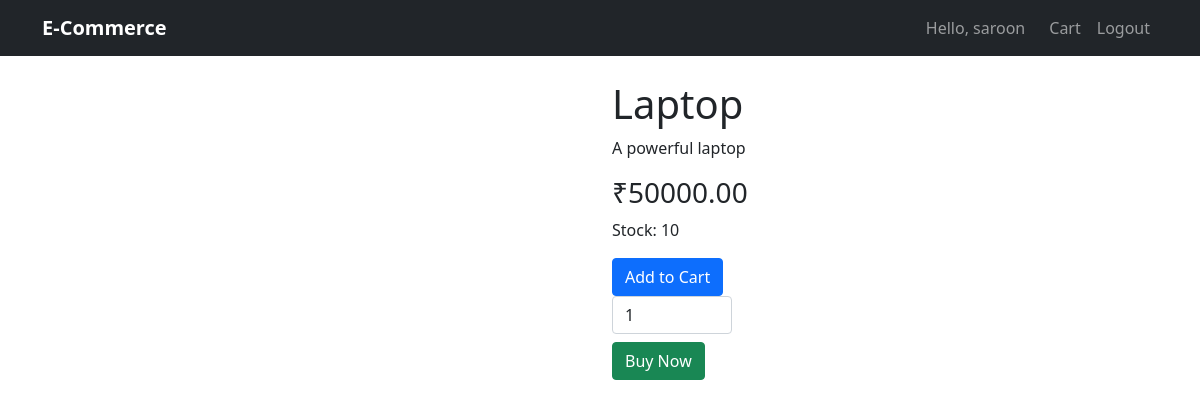
/product/1/ (signed in), run on the app's committed database.
### shop/models.py (models this page shows, shortened)
class Product(models.Model):
    name = models.CharField(max_length=255)
    description = models.TextField()
    price = models.DecimalField(max_digits=10, decimal_places=2, validators=[MinValueValidator(Decimal('0.01'))])
    stock = models.PositiveIntegerField()
    image = models.ImageField(upload_to='products/', blank=True, null=True)
    created_at = models.DateTimeField(auto_now_add=True)

### shop/views.py (the view)
# urls.py: path('product/<int:pk>/', views.product_detail, name='product_detail'),
def product_detail(request, pk):
    product = get_object_or_404(Product, pk=pk)
    return render(request, 'shop/product_detail.html', {'product': product})

### shop/context_processors.py (called while the page is built)
def cart_count(request):
    cart = get_or_create_cart(request)
    count = cart.cartitem_set.count()
    return {
        'cart_count': count
    }

### shop/views.py (called while the page is built)
def get_or_create_cart(request):
    if request.user.is_authenticated:
        cart, created = Cart.objects.get_or_create(user=request.user)
    else:
        if not request.session.session_key:
            request.session.create()
        cart, created = Cart.objects.get_or_create(session_id=request.session.session_key)
    return cart

### shop/templates/shop/product_detail.html (shortened to what this page needs)
{% extends 'shop/base.html' %}
{% block content %}
<div class="row">
    <div class="col-md-6">
    </div>
    <div class="col-md-6">
        <h1>{{ product.name }}</h1>
        <p>{{ product.description }}</p>
        <h3>₹{{ product.price }}</h3>
        <p>Stock: {{ product.stock }}</p>
        {% if product.stock > 0 %}
            <a data-product-id="{{ product.id }}"  class="btn btn-primary add-to-cart-btn">Add to Cart</a>
            <form method="post" action="{% url 'buy_now' product.pk %}">
                <input type="number"
                    name="quantity"
                    value="1"
                    min="1"
                    class="form-control mb-2"
                    style="width:120px;">
                <button type="submit" class="btn btn-success">
                    Buy Now
                </button>
            </form>
        {% else %}
            <button class="btn btn-secondary" disabled>Out of Stock</button>
        {% endif %}
    </div>
</div>
{% endblock %}

### shop/templates/shop/base.html (shortened to what this page needs)
<!DOCTYPE html>
<html lang="en">
<head>
    <link href="https://cdn.jsdelivr.net/npm/bootstrap@5.1.3/dist/css/bootstrap.min.css" rel="stylesheet">
</head>
<body>
    <nav class="navbar navbar-expand-lg navbar-dark bg-dark fixed-top">
        <div class="container">
            <a class="navbar-brand" href="{% url 'product_list' %}">E-Commerce</a>
            <div class="navbar-nav ms-auto">
                {% if user.is_authenticated %}
                    <span class="navbar-text me-3">Hello, {{ user.username }}</span>
                    <a class="nav-link" href="{% url 'cart' %}">Cart</a>
                    <a class="nav-link" href="{% url 'logout' %}">Logout</a>
                {% else %}
                    <a class="nav-link" href="{% url 'login' %}">Login</a>
                    <a class="nav-link" href="{% url 'cart' %}">Cart<span class="badge badge-light  " id="cart-count">{{cart_count}}</span></a>
                {% endif %}
            </div>
        </div>
    </nav>
    <div class="container mt-4">
        {% block content %}{% endblock %}
    </div>
</body>
</html>

### shop/templates/shop/base.html (style rules this page uses)
body { padding-top: 56px; }
.navbar-brand { font-weight: bold; }

### data on the page
Product: name "Laptop", description "A powerful laptop", price "50000.00", stock "10"

### other printed values
{{ user.username }} "saroon"
